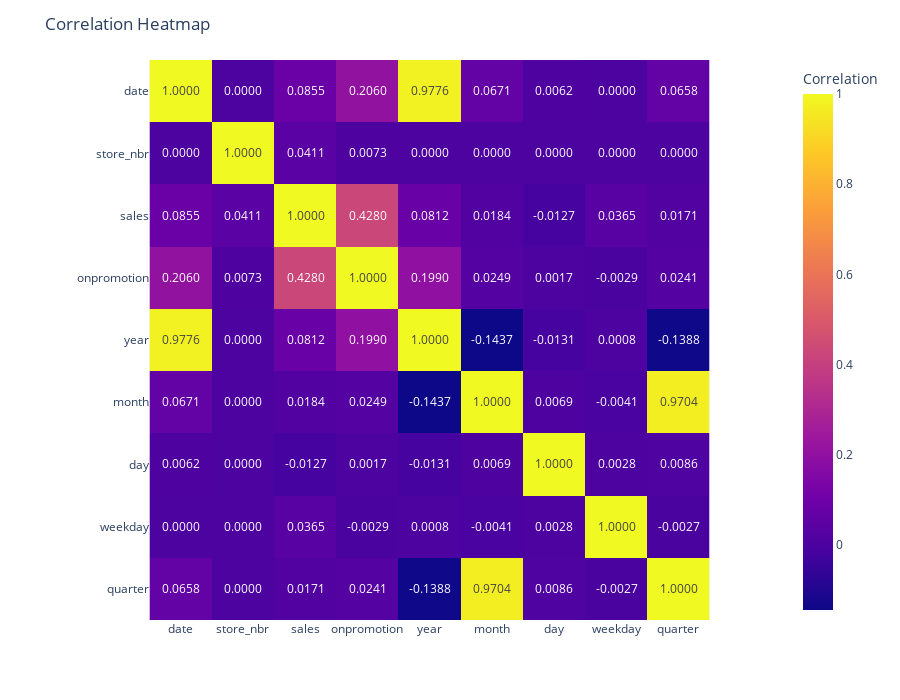

Notebook cell for this chart:
### Markdown cell above
## **Bi-Variate Analysis**

Exploring relationships

### Code cell
train_df_numeric = train_df.select(pl.selectors.by_dtype(pl.Date, pl.INTEGER_DTYPES, pl.FLOAT_DTYPES))

# Getting the correlation of numeric values in the train dataset
correlation = train_df_numeric.corr()

# Create the heatmap using Plotly Express
fig = px.imshow(correlation,
                labels=dict(color="Correlation"),
                x=correlation.columns,
                y=correlation.columns,
                text_auto=True,  # Automatically add text in each cell
)

# Update layout for better readability
fig.update_layout(title="Correlation Heatmap", height=700)

# Set the size of text annotations
fig.update_traces(
    text=correlation.to_numpy(),
    texttemplate="%{text:.4f}",
    textfont_size=12
)

fig.show()

### Figure 1 — Plotly figure (JSON) as saved in the notebook; plotly's stock layout.template omitted (floating-point values rounded to 4 significant figures)
{"data": [{"coloraxis": "coloraxis", "hovertemplate": "x: %{x}<br>y: %{y}<br>Correlation: %{z}<extra></extra>", "name": "0", "text": [[1, 0, 0.08555, 0.206, 0.9776, 0.06713, 0.006217, 1.653e-17, 0.06584], [0, 1, 0.04114, 0.007277, -1.396e-17, 5.577e-17, 1.402e-16, -4.939e-17, -9.37e-17], [0.08555, 0.04114, 1, 0.428, 0.0812, 0.01841, -0.01269, 0.03655, 0.01708], [0.206, 0.007277, 0.428, 1, 0.199, 0.02493, 0.001667, -0.002884, 0.02413], [0.9776, -1.396e-17, 0.0812, 0.199, 1, -0.1437, -0.01315, 0.0008091, -0.1388], [0.06713, 5.577e-17, 0.01841, 0.02493, -0.1437, 1, 0.006908, -0.004064, 0.9704], [0.006217, 1.402e-16, -0.01269, 0.001667, -0.01315, 0.006908, 1, 0.002772, 0.008566], [1.653e-17, -4.939e-17, 0.03655, -0.002884, 0.0008091, -0.004064, 0.002772, 1, -0.002736], [0.06584, -9.37e-17, 0.01708, 0.02413, -0.1388, 0.9704, 0.008566, -0.002736, 1]], "textfont": {"size": 12}, "texttemplate": "%{text:.4f}", "type": "heatmap", "x": ["date", "store_nbr", "sales", "onpromotion", "year", "month", "day", "weekday", "quarter"], "xaxis": "x", "y": ["date", "store_nbr", "sales", "onpromotion", "year", "month", "day", "weekday", "quarter"], "yaxis": "y", "z": [[1, 0, 0.08555, 0.206, 0.9776, 0.06713, 0.006217, 1.653e-17, 0.06584], [0, 1, 0.04114, 0.007277, -1.396e-17, 5.577e-17, 1.402e-16, -4.939e-17, -9.37e-17], [0.08555, 0.04114, 1, 0.428, 0.0812, 0.01841, -0.01269, 0.03655, 0.01708], [0.206, 0.007277, 0.428, 1, 0.199, 0.02493, 0.001667, -0.002884, 0.02413], [0.9776, -1.396e-17, 0.0812, 0.199, 1, -0.1437, -0.01315, 0.0008091, -0.1388], [0.06713, 5.577e-17, 0.01841, 0.02493, -0.1437, 1, 0.006908, -0.004064, 0.9704], [0.006217, 1.402e-16, -0.01269, 0.001667, -0.01315, 0.006908, 1, 0.002772, 0.008566], [1.653e-17, -4.939e-17, 0.03655, -0.002884, 0.0008091, -0.004064, 0.002772, 1, -0.002736], [0.06584, -9.37e-17, 0.01708, 0.02413, -0.1388, 0.9704, 0.008566, -0.002736, 1]]}], "layout": {"coloraxis": {"colorbar": {"title": {"text": "Correlation"}}, "colorscale": [[0, "#0d0887"], [0.1111, "#46039f"], [0.2222, "#7201a8"], [0.3333, "#9c179e"], [0.4444, "#bd3786"], [0.5556, "#d8576b"], [0.6667, "#ed7953"], [0.7778, "#fb9f3a"], [0.8889, "#fdca26"], [1, "#f0f921"]]}, "height": 700, "margin": {"t": 60}, "title": {"text": "Correlation Heatmap"}, "xaxis": {"anchor": "y", "constrain": "domain", "domain": [0, 1], "scaleanchor": "y"}, "yaxis": {"anchor": "x", "autorange": "reversed", "constrain": "domain", "domain": [0, 1]}}}
